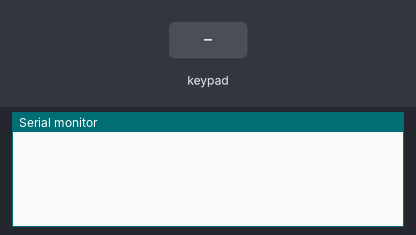
Recording of a sketch running on a simulated ESP32. Shown: the last lines printed to the serial monitor. The inputs (shaded band) are chosen by the test bench.

Above: at 1.2 s.
1.3 s: key '1' pressed
At 2.5 s:
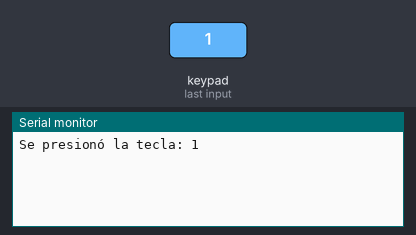
2.8 s: keypad keys 2 1 1 9 1 8 5 # pressed 0.4 s apart
At 6.7 s:
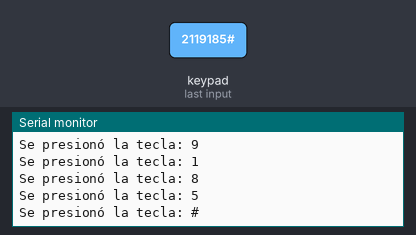
7.5 s: key 'A' pressed
At 8.4 s:
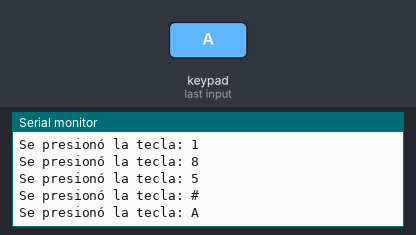
9.0 s: keypad keys 2 1 1 9 1 8 5 * pressed 0.4 s apart
At 12.3 s:
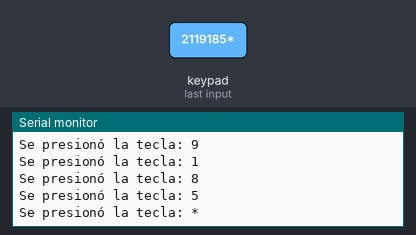
13.7 s: key 'B' pressed
At 14.1 s:
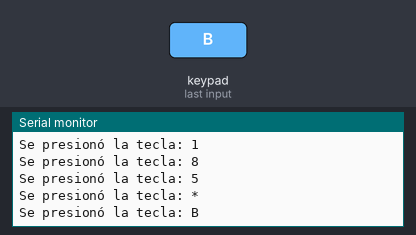
15.2 s: keypad keys 2 1 1 9 1 8 5 D pressed 0.4 s apart
At 19.2 s:
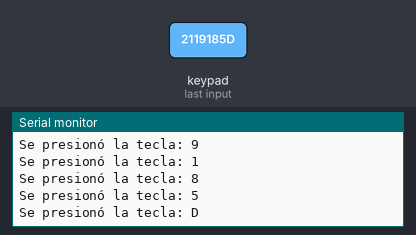
Timing chart, 0 to 20.7 s (numbered marks = the images above; inputs shaded):
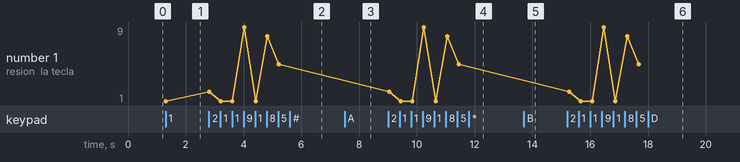

Measured:
- after the input at 1.3 s, the serial monitor: prints a new line at once (image 1)
- after the input at 2.8 s, the serial monitor: prints a new line at once (image 2)
- after the input at 7.5 s, the serial monitor: prints a new line at once (image 3)
- after the input at 9.0 s, the serial monitor: prints a new line at once (image 4)
- after the input at 13.7 s, the serial monitor: prints a new line after 0.06 s (image 5)
- after the input at 15.2 s, the serial monitor: prints a new line after 0.07 s (image 6)
- plotted number 1: 1 → 5 after the input at 2.8 s

The sketch:

TecladoDisplay.ino
```cpp
#include <Keypad.h>

const byte filas = 4;           // Número de filas del teclado matricial
const byte columnas = 4;        // Número de columnas del teclado matricial

// Definición de los caracteres correspondientes a las teclas del teclado matricial
char teclas[filas][columnas] = {
  {'1','2','3','A'},
  {'4','5','6','B'},
  {'7','8','9','C'},
  {'*','0','#','D'}
};

byte pinFilas[filas] = {21, 19, 18, 5};       // Pines de las filas del teclado
byte pinColumnas[columnas] = {17, 16, 4, 15}; // Pines de las columnas del teclado

Keypad teclado = Keypad(makeKeymap(teclas), pinFilas, pinColumnas, filas, columnas);

void setup() {
  Serial.begin(9600);    // Inicializar la comunicación serial para mostrar los resultados

  // Configuración inicial
}

void loop() {
  char tecla = teclado.getKey();    // Leer la tecla presionada en el teclado matricial

  if (tecla) {
    Serial.print("Se presionó la tecla: ");
    Serial.println(tecla);          // Mostrar la tecla presionada en la consola serial
  }

  delay(100);                       // Pequeño retardo entre lecturas
}
```
